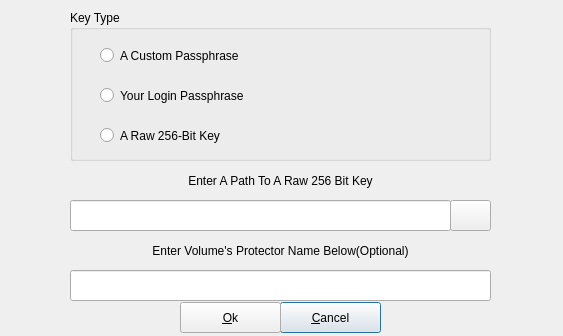
<?xml version="1.0" encoding="UTF-8"?>
<ui version="4.0">
 <class>fscryptcreateoptions</class>
 <widget class="QDialog" name="fscryptcreateoptions">
  <property name="geometry">
   <rect>
    <x>0</x>
    <y>0</y>
    <width>563</width>
    <height>336</height>
   </rect>
  </property>
  <property name="windowTitle">
   <string>Select Volume Creation Options </string>
  </property>
  <widget class="QPushButton" name="pbCancel">
   <property name="geometry">
    <rect>
     <x>280</x>
     <y>302</y>
     <width>101</width>
     <height>31</height>
    </rect>
   </property>
   <property name="text">
    <string>&amp;Cancel</string>
   </property>
  </widget>
  <widget class="QPushButton" name="pbOK">
   <property name="geometry">
    <rect>
     <x>180</x>
     <y>302</y>
     <width>101</width>
     <height>31</height>
    </rect>
   </property>
   <property name="text">
    <string>&amp;Ok</string>
   </property>
  </widget>
  <widget class="QLineEdit" name="lineEditProtectorName">
   <property name="geometry">
    <rect>
     <x>70</x>
     <y>270</y>
     <width>421</width>
     <height>31</height>
    </rect>
   </property>
  </widget>
  <widget class="QLabel" name="label">
   <property name="geometry">
    <rect>
     <x>10</x>
     <y>230</y>
     <width>541</width>
     <height>41</height>
    </rect>
   </property>
   <property name="text">
    <string>Enter Volume's Protector Name Below(Optional)</string>
   </property>
   <property name="alignment">
    <set>Qt::AlignCenter</set>
   </property>
   <property name="wordWrap">
    <bool>true</bool>
   </property>
  </widget>
  <widget class="QGroupBox" name="groupBox">
   <property name="geometry">
    <rect>
     <x>70</x>
     <y>10</y>
     <width>421</width>
     <height>151</height>
    </rect>
   </property>
   <property name="title">
    <string>Key Type</string>
   </property>
   <widget class="QRadioButton" name="rbCustomKey">
    <property name="geometry">
     <rect>
      <x>30</x>
      <y>30</y>
      <width>381</width>
      <height>31</height>
     </rect>
    </property>
    <property name="text">
     <string>A Custom Passphrase</string>
    </property>
   </widget>
   <widget class="QRadioButton" name="rbLoginPassPhrase">
    <property name="geometry">
     <rect>
      <x>30</x>
      <y>70</y>
      <width>381</width>
      <height>31</height>
     </rect>
    </property>
    <property name="text">
     <string>Your Login Passphrase</string>
    </property>
   </widget>
   <widget class="QRadioButton" name="rbRawKey">
    <property name="geometry">
     <rect>
      <x>30</x>
      <y>110</y>
      <width>381</width>
      <height>31</height>
     </rect>
    </property>
    <property name="text">
     <string>A Raw 256-Bit Key</string>
    </property>
   </widget>
  </widget>
  <widget class="QLineEdit" name="lineEditKeyFile">
   <property name="geometry">
    <rect>
     <x>70</x>
     <y>200</y>
     <width>381</width>
     <height>31</height>
    </rect>
   </property>
  </widget>
  <widget class="QLabel" name="label_2">
   <property name="geometry">
    <rect>
     <x>10</x>
     <y>160</y>
     <width>541</width>
     <height>41</height>
    </rect>
   </property>
   <property name="text">
    <string>Enter A Path To A Raw 256 Bit Key</string>
   </property>
   <property name="alignment">
    <set>Qt::AlignCenter</set>
   </property>
   <property name="wordWrap">
    <bool>true</bool>
   </property>
  </widget>
  <widget class="QPushButton" name="pbKeyFile">
   <property name="geometry">
    <rect>
     <x>450</x>
     <y>200</y>
     <width>41</width>
     <height>31</height>
    </rect>
   </property>
   <property name="text">
    <string/>
   </property>
  </widget>
 </widget>
 <resources/>
 <connections/>
</ui>
